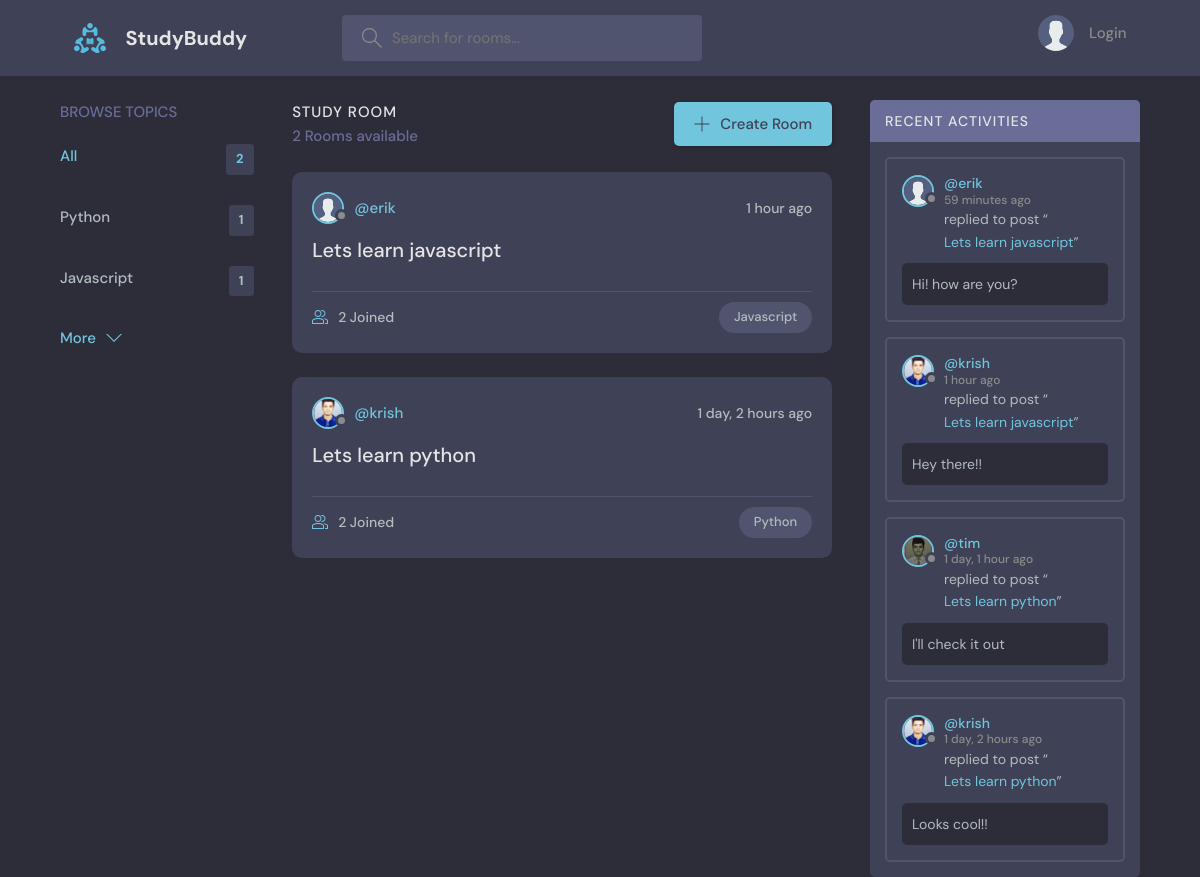
The page / on the database its author committed.
### base/models.py (models this page shows, shortened)
class Topic(models.Model):
    name = models.CharField(max_length=200)

class Room(models.Model):
    host = models.ForeignKey(User, on_delete=models.SET_NULL, null=True)
    topic = models.ForeignKey(Topic, on_delete=models.SET_NULL, null=True)
    name = models.CharField(max_length=200)
    description = models.TextField(null=True, blank=True)
    participants = models.ManyToManyField(User, related_name='participants', blank=True)
    updated = models.DateTimeField(auto_now=True)
    created = models.DateTimeField(auto_now_add=True)
    class Meta:
        ordering = ['-updated', '-created']
    def __str__(self):
        return self.name

class User(AbstractUser):
    name = models.CharField(max_length=200, null=True)
    email = models.EmailField(unique=True, null=True)
    bio = models.TextField(null=True)
    avatar = models.ImageField(null=True, default="avatar.svg")
    USERNAME_FIELD = 'email'
    REQUIRED_FIELDS = []

class Message(models.Model):
    user = models.ForeignKey(User, on_delete=models.CASCADE)
    room = models.ForeignKey(Room, on_delete=models.CASCADE)
    body = models.TextField()
    updated = models.DateTimeField(auto_now=True)
    created = models.DateTimeField(auto_now_add=True)
    class Meta:
        ordering = ['-updated', '-created']

### base/views.py (the view)
# urls.py: path('', views.home, name="home"),
def home(request):
    q = request.GET.get('q') if request.GET.get('q') != None else ''
    rooms = Room.objects.filter(
        Q(topic__name__icontains=q) |
        Q(name__icontains=q) |
        Q(description__icontains=q)
        )
    topics = Topic.objects.all()[0:5]
    room_count = rooms.count()
    room_messages = Message.objects.filter(Q(room__topic__name__icontains=q))
    context = {'rooms': rooms, 'topics': topics, 'room_count':room_count, 'room_messages':room_messages}
    return render(request, 'base/home.html', context )

### base/templates/base/home.html (shortened to what this page needs)
{% extends 'main.html' %}
{% block content %}
    <main class="layout layout--3">
      <div class="container">
        {% include 'base/topics_component.html' %}
        <div class="roomList">
          <div class="roomList__header">
            <div>
              <h2>Study Room</h2>
              <p>{{room_count}} Rooms available</p>
            </div>
            <a class="btn btn--main" href="{% url 'create-room' %}">
              <svg version="1.1" xmlns="http://www.w3.org/2000/svg" width="32" height="32" viewBox="0 0 32 32">
                <title>add</title>
                <path
                  d="M16.943 0.943h-1.885v14.115h-14.115v1.885h14.115v14.115h1.885v-14.115h14.115v-1.885h-14.115v-14.115z"
                ></path>
              </svg>
              Create Room
            </a>
          </div>
          {% include 'base/feed_component.html' %}
        </div>
        {% include 'base/activity_component.html' %}
      </div>
    </main>
{% endblock %}

### base/templates/base/topics_component.html
<div class="topics">
    <div class="topics__header">
      <h2>Browse Topics</h2>
    </div>
    <ul class="topics__list">
      <li>
        <a href="{% url 'home' %}" class="active">All <span>{{topics.count}}</span></a>
      </li>
      {% for topic in topics %}
      <li>
        <a href="{% url 'home' %}?q={{topic.name}}">{{topic.name}}<span>{{topic.room_set.all.count}}</span></a>
      </li>
      {% endfor %}
    </ul>
    <a class="btn btn--link" href="{% url 'topics' %}">
      More
      <svg version="1.1" xmlns="http://www.w3.org/2000/svg" width="32" height="32" viewBox="0 0 32 32">
        <title>chevron-down</title>
        <path d="M16 21l-13-13h-3l16 16 16-16h-3l-13 13z"></path>
      </svg>
    </a>
  </div>

### base/templates/base/feed_component.html (shortened to what this page needs)
{% for room in rooms %}
<div class="roomListRoom">
    <div class="roomListRoom__header">
      <a href="{% url 'user-profile' room.host.id %}" class="roomListRoom__author">
        <div class="avatar avatar--small">
          <img src="{{room.host.avatar.url}}" />
        </div>
        <span>@{{room.host.username}}</span>
      </a>
      <div class="roomListRoom__actions">
        <span>{{room.created|timesince}} ago</span>
      </div>
    </div>
    <div class="roomListRoom__content">
      <a href="{% url 'room' room.id %}">{{room.name}}</a>
    </div>
    <div class="roomListRoom__meta">
      <a href="{% url 'room' room.id %}" class="roomListRoom__joined">
        {{room.participants.all.count}} Joined
      </a>
      <p class="roomListRoom__topic">{{room.topic.name}}</p>
    </div>
  </div>
 {% endfor %}

### base/templates/base/activity_component.html (shortened to what this page needs)
<div class="activities">
    <div class="activities__header">
        <h2>Recent Activities</h2>
    </div>
    {% for message in room_messages %}
    <div class="activities__box">
        <div class="activities__boxHeader roomListRoom__header">
            <a href="{% url 'user-profile' message.user.id %}" class="roomListRoom__author">
                <div class="avatar avatar--small">
                    <img src="{{message.user.avatar.url}}" />
                </div>
                <p>
                    @{{message.user.username}}
                    <span>{{message.created|timesince}} ago</span>
                </p>
            </a>
        </div>
        <div class="activities__boxContent">
            <p>replied to post “<a href="{% url 'room' message.room.id %}">{{message.room}}</a>”</p>
            <div class="activities__boxRoomContent">
                {{message.body}}
            </div>
        </div>
    </div>
    {% endfor %}
</div>

### rows shown on the page
Topic: name "Python", room_set.all.count "1"
Topic: name "Javascript", room_set.all.count "1"
Room: host.avatar (placeholder picture), host.username "erik", created "1 hour", name "Lets learn javascript", participants.all.count "2", topic.name "Javascript"
Room: host.avatar (picture), host.username "krish", created "1 day, 2 hours", name "Lets learn python", participants.all.count "2", topic.name "Python"
Message: user.avatar (placeholder picture), user.username "erik", created "59 minutes", room "Lets learn javascript", body "Hi! how are you?"
Message: user.avatar (picture), user.username "krish", created "1 hour", room "Lets learn javascript", body "Hey there!!"
Message: user.avatar (picture), user.username "tim", created "1 day, 1 hour", room "Lets learn python", body "I'll check it out"
Message: user.avatar (picture), user.username "krish", created "1 day, 2 hours", room "Lets learn python", body "Looks cool!!"

### other values the page prints
{{ topics.count }} "2"
{{ room_count }} "2"
